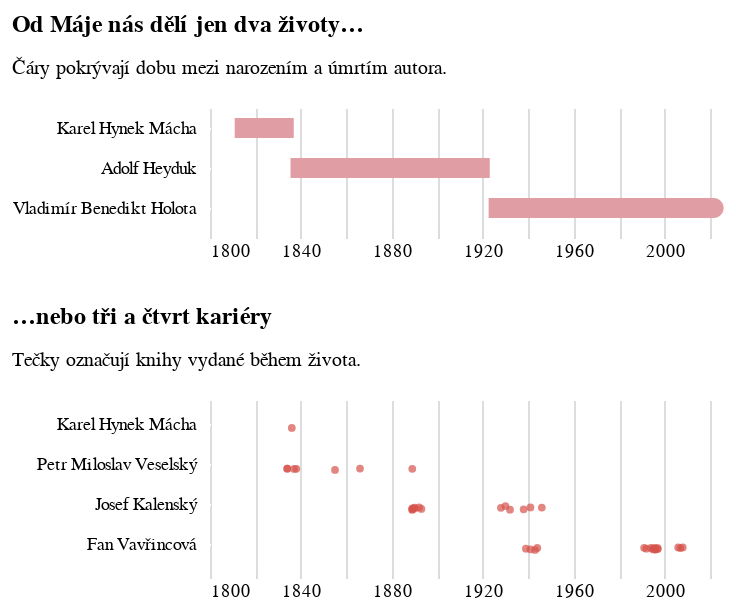

Source (notebook cell):
### Code cell
zivoty_a_kariery = alt.vconcat(zivoty, tri_kariery).resolve_scale(color='independent',y="independent").resolve_axis(y='shared').configure_view(stroke='transparent')
zivoty_a_kariery

### Figure 1 — Vega-Lite specification as saved in the notebook (floating-point values rounded to 4 significant figures)
{"config": {"title": {"font": "Noticia Text", "fontSize": 12, "anchor": "start", "lineHeight": 19, "fontWeight": "bolder", "subtitleFont": "Noticia Text", "subtitleFontSize": 10, "subtitleLineHeight": 15, "subtitlePadding": 10, "dy": -10}, "axis": {"labelFont": "Asap", "titleFont": "Asap", "fontWeight": "lighter", "titleFontWeight": "lighter", "labelFontSize": 9, "titleFontSize": 9, "labelPadding": 2, "titlePadding": 9, "domainOpacity": 0, "tickColor": "#DCDDD6"}, "legend": {"labelFont": "Asap", "labelFontWeight": "normal", "titleFont": "Asap", "titleFontWeight": "normal", "labelFontSize": 9, "titleFontSize": 9}, "view": {"stroke": "transparent"}}, "vconcat": [{"layer": [{"data": {"name": "data-c86a6fabcd885120e2be225504d9fce9"}, "mark": {"type": "bar", "height": 10}, "encoding": {"color": {"field": "jmeno", "legend": null, "scale": {"range": ["#E09DA3"]}, "type": "nominal"}, "x": {"axis": {"domainOpacity": 0, "tickColor": "#DCDDD6"}, "field": "narozeni", "scale": {"domain": [{"year": 1800}, {"year": 2020}]}, "title": null, "type": "temporal"}, "x2": {"field": "umrti"}, "y": {"field": "jmeno", "sort": ["Karel Hynek Mácha", "Adolf Heyduk", "Vladimír Benedikt Holota"], "title": null, "type": "nominal"}}, "title": {"text": "Od Máje nás dělí jen dva životy…", "subtitle": "Čáry pokrývají dobu mezi narozením a úmrtím autora."}}, {"data": {"name": "data-5499a11148072d5a5100b5542b32cd98"}, "mark": {"type": "bar", "cornerRadiusBottomRight": 10, "cornerRadiusTopRight": 10, "height": 10}, "encoding": {"color": {"field": "jmeno", "legend": null, "scale": {"range": ["#E09DA3"]}, "type": "nominal"}, "x": {"field": "narozeni", "title": null, "type": "temporal"}, "x2": {"field": "umrti"}, "y": {"axis": {"domainOpacity": 0, "orient": "left", "tickColor": "white"}, "field": "jmeno", "sort": ["Karel Hynek Mácha", "Adolf Heyduk", "Vladimír Benedikt Holota"], "title": null, "type": "nominal"}}, "title": "Dvě století české literatury ve dvou životech"}], "width": 250}, {"data": {"name": "data-d20298cbfb57231d600c1b1554704e49"}, "mark": {"type": "circle", "size": 15}, "encoding": {"color": {"field": "kdo", "legend": null, "scale": {"range": ["#D6534B"]}, "sort": ["Karel Hynek Mácha", "Petr Miloslav Veselský", "Josef Kalenský", "Fan Vavřincová"], "type": "nominal"}, "x": {"axis": {"domainOpacity": 0, "tickColor": "#DCDDD6"}, "field": "rok", "scale": {"domain": [{"year": 1800}, {"year": 2020}]}, "title": null, "type": "temporal"}, "y": {"axis": {"domainOpacity": 0, "orient": "left", "tickColor": "white"}, "field": "kdo", "sort": ["Karel Hynek Mácha", "Petr Miloslav Veselský", "Josef Kalenský", "Fan Vavřincová"], "title": null, "type": "nominal"}, "yOffset": {"field": "jitter", "scale": {"range": [9, 11]}, "type": "quantitative"}}, "title": {"text": "…nebo tři a čtvrt kariéry", "anchor": "start", "dx": -12, "subtitle": "Tečky označují knihy vydané během života."}, "transform": [{"calculate": "sqrt(-2*log(random()))*cos(2*PI*random())", "as": "jitter"}], "width": 250}], "resolve": {"axis": {"y": "shared"}, "scale": {"color": "independent", "y": "independent"}}, "$schema": "https://vega.github.io/schema/vega-lite/v5.8.0.json", "datasets": {"data-c86a6fabcd885120e2be225504d9fce9": [{"jmeno": "Karel Hynek Mácha", "narozeni": "1810-11-16T00:00:00", "umrti": "1836-11-06T00:00:00"}, {"jmeno": "Adolf Heyduk", "narozeni": "1835-06-06T00:00:00", "umrti": "1923-02-06T00:00:00"}], "data-5499a11148072d5a5100b5542b32cd98": [{"jmeno": "Vladimír Benedikt Holota", "narozeni": "1922-08-05T00:00:00", "umrti": "2025-12-31T00:00:00"}], "data-d20298cbfb57231d600c1b1554704e49": [{"rok": "1836-01-01T00:00:00", "titul": "Mág", "autorstvo": "Mácha Karel Hynek", "100_7": "jk01072915", "001": "cpk20041417516", "kdo": "Karel Hynek Mácha"}, {"rok": "1834-01-01T00:00:00", "titul": "Jozefka, anebo, Podiwné schledánj", "autorstvo": "Veselský Petr Miloslav", "100_7": "jk01142116", "001": "cpk20021123969", "kdo": "Petr Miloslav Veselský"}, {"rok": "1834-01-01T00:00:00", "titul": "Ukradený střewjc, anebo, Prawý důkaz wěrnosti", "autorstvo": "Veselský Petr Miloslav", "100_7": "jk01142116", "001": "nkc20102130003", "kdo": "Petr Miloslav Veselský"}, {"rok": "1837-01-01T00:00:00", "titul": "Jolanta, anebo, Obnowená důwěra", "autorstvo": "Veselský Petr Miloslav", "100_7": "jk01142116", "001": "nkc20092009453", "kdo": "Petr Miloslav Veselský"}, {"rok": "1838-01-01T00:00:00", "titul": "Mocnost lásky, neb, Wiljm a Marie", "autorstvo": "Veselský Petr Miloslav", "100_7": "jk01142116", "001": "cpk20021195155", "kdo": "Petr Miloslav Veselský"}, {"rok": "1855-01-01T00:00:00", "titul": "Jolanta, aneb, Obnowená důwěra", "autorstvo": "Veselský Petr Miloslav", "100_7": "jk01142116", "001": "bknaus19240", "kdo": "Petr Miloslav Veselský"}, {"rok": "1866-01-01T00:00:00", "titul": "Čarodějnice, aneb, Bůh dopustí - ale neopustí", "autorstvo": "Veselský Petr Miloslav", "100_7": "jk01142116", "001": "nkc20102032126", "kdo": "Petr Miloslav Veselský"}, {"rok": "1889-01-01T00:00:00", "titul": "Karla Havlíčka kutnohorský pobyt a porotní soud, konaný 12. listopadu 1851", "autorstvo": "Veselský Petr Miloslav", "100_7": "jk01142116", "001": "bknaus19241", "kdo": "Petr Miloslav Veselský"}, {"rok": "1889-01-01T00:00:00", "titul": "Národní pohádky a báje", "autorstvo": "Kalenský Josef", "100_7": "jk01052646", "001": "nkc20142542424", "kdo": "Josef Kalenský"}, {"rok": "1889-01-01T00:00:00", "titul": "Šelmobijce", "autorstvo": "Kalenský Josef", "100_7": "jk01052646", "001": "nkc20102124855", "kdo": "Josef Kalenský"}, {"rok": "1889-01-01T00:00:00", "titul": "V zemi Apačů, nebo, Lovci v amerických pralesích", "autorstvo": "Kalenský Josef", "100_7": "jk01052646", "001": "nkc20071718449", "kdo": "Josef Kalenský"}, {"rok": "1890-01-01T00:00:00", "titul": "Kniha kouzel a bájí", "autorstvo": "Kalenský Josef", "100_7": "jk01052646", "001": "nkc20102124780", "kdo": "Josef Kalenský"}, {"rok": "1890-01-01T00:00:00", "titul": "Zemí divých mužů", "autorstvo": "Kalenský Josef", "100_7": "jk01052646", "001": "nkc20102124842", "kdo": "Josef Kalenský"}, {"rok": "1892-01-01T00:00:00", "titul": "Mezi piráty", "autorstvo": "Kalenský Josef", "100_7": "jk01052646", "001": "nkc20172888340", "kdo": "Josef Kalenský"}, {"rok": "1893-01-01T00:00:00", "titul": "Jim, zalesák americký", "autorstvo": "Kalenský Josef", "100_7": "jk01052646", "001": "cpk20233494991", "kdo": "Josef Kalenský"}, {"rok": "1928-01-01T00:00:00", "titul": "Lapač divé zvěře", "autorstvo": "Kalenský Josef", "100_7": "jk01052646", "001": "bkneli01381", "kdo": "Josef Kalenský"}, {"rok": "1930-01-01T00:00:00", "titul": "Lovec buvolů", "autorstvo": "Kalenský Josef", "100_7": "jk01052646", "001": "bk193001546", "kdo": "Josef Kalenský"}, {"rok": "1932-01-01T00:00:00", "titul": "Jim zálesák", "autorstvo": "Kalenský Josef", "100_7": "jk01052646", "001": "bk193201578", "kdo": "Josef Kalenský"}, {"rok": "1938-01-01T00:00:00", "titul": "U táborového ohně v údolí Lovce jelenů", "autorstvo": "Kalenský Josef", "100_7": "jk01052646", "001": "nkc20172963004", "kdo": "Josef Kalenský"}, {"rok": "1941-01-01T00:00:00", "titul": "Pohádka za pohádkou", "autorstvo": "Kalenský Josef", "100_7": "jk01052646", "001": "nkc20183003421", "kdo": "Josef Kalenský"}, {"rok": "1946-01-01T00:00:00", "titul": "U táborového ohně v Údolí Lovce jelenů", "autorstvo": "Kalenský Josef", "100_7": "jk01052646", "001": "nkc20162800275", "kdo": "Josef Kalenský"}, {"rok": "1939-01-01T00:00:00", "titul": "Patsy tropí hlouposti", "autorstvo": "Vavřincová Fan", "100_7": "jk01141829", "001": "bk193903380", "kdo": "Fan Vavřincová"}, {"rok": "1941-01-01T00:00:00", "titul": "Sladká dívka", "autorstvo": "Vavřincová Fan", "100_7": "jk01141829", "001": "bk194104206", "kdo": "Fan Vavřincová"}, {"rok": "1943-01-01T00:00:00", "titul": "Pozor! Zázračné dítě", "autorstvo": "Vavřincová Fan", "100_7": "jk01141829", "001": "bk194301860", "kdo": "Fan Vavřincová"}, {"rok": "1944-01-01T00:00:00", "titul": "Eva tropí hlouposti", "autorstvo": "Vavřincová Fan", "100_7": "jk01141829", "001": "cpk20010736350", "kdo": "Fan Vavřincová"}, {"rok": "1991-01-01T00:00:00", "titul": "Josefína", "autorstvo": "Vavřincová Fan", "100_7": "jk01141829", "001": "ck9205163", "kdo": "Fan Vavřincová"}, {"rok": "1992-01-01T00:00:00", "titul": "Pozor, zázračné dítě!", "autorstvo": "Vavřincová Fan", "100_7": "jk01141829", "001": "nkc20132467624", "kdo": "Fan Vavřincová"}, {"rok": "1994-01-01T00:00:00", "titul": "Zkuste to s motýly", "autorstvo": "Vavřincová Fan", "100_7": "jk01141829", "001": "np9424229", "kdo": "Fan Vavřincová"}, {"rok": "1995-01-01T00:00:00", "titul": "Prázdniny s Julií", "autorstvo": "Vavřincová Fan", "100_7": "jk01141829", "001": "np9536846", "kdo": "Fan Vavřincová"}, {"rok": "1995-01-01T00:00:00", "titul": "Divoška Kim", "autorstvo": "Vavřincová Fan", "100_7": "jk01141829", "001": "cpk19950109562", "kdo": "Fan Vavřincová"}, {"rok": "1996-01-01T00:00:00", "titul": "Návrat za úplňku", "autorstvo": "Vavřincová Fan", "100_7": "jk01141829", "001": "cpk19960149807", "kdo": "Fan Vavřincová"}, {"rok": "1996-01-01T00:00:00", "titul": "Vlk a sedm kůzlátek", "autorstvo": "Vavřincová Fan", "100_7": "jk01141829", "001": "cpk19960114846", "kdo": "Fan Vavřincová"}, {"rok": "1996-01-01T00:00:00", "titul": "Blažené údolí", "autorstvo": "Vavřincová Fan", "100_7": "jk01141829", "001": "cpk19960172779", "kdo": "Fan Vavřincová"}, {"rok": "1997-01-01T00:00:00", "titul": "Marie", "autorstvo": "Vavřincová Fan", "100_7": "jk01141829", "001": "cpk19970212361", "kdo": "Fan Vavřincová"}, {"rok": "1997-01-01T00:00:00", "titul": "Lépe je být pošetilý", "autorstvo": "Vavřincová Fan", "100_7": "jk01141829", "001": "cpk19970190142", "kdo": "Fan Vavřincová"}, {"rok": "2006-01-01T00:00:00", "titul": "Taková normální rodinka", "autorstvo": "Vavřincová Fan", "100_7": "jk01141829", "001": "nkc20061645262", "kdo": "Fan Vavřincová"}, {"rok": "2007-01-01T00:00:00", "titul": "Vrah a srdcová dáma", "autorstvo": "Vavřincová Fan", "100_7": "jk01141829", "001": "nkc20071719833", "kdo": "Fan Vavřincová"}, {"rok": "2008-01-01T00:00:00", "titul": "Taková normální rodinka se vrací!", "autorstvo": "Vavřincová Fan", "100_7": "jk01141829", "001": "nkc20071719835", "kdo": "Fan Vavřincová"}]}}
